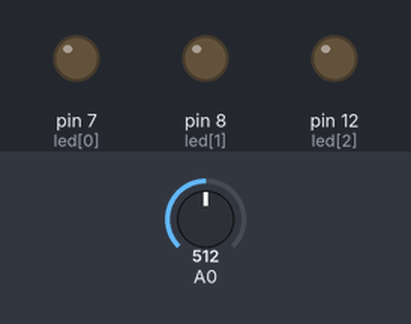
The sketch below on a simulated Arduino Uno, built with avr-gcc and run on an emulated ATmega328P. Shown: output pins drawn as LEDs (lit = HIGH). Dashed ring = blinking. The test bench sets the inputs (shaded band); at power-on: A0 = 512.

Above: at 1.8 s.
1.9 s: A0 set to 0
At 3.2 s:
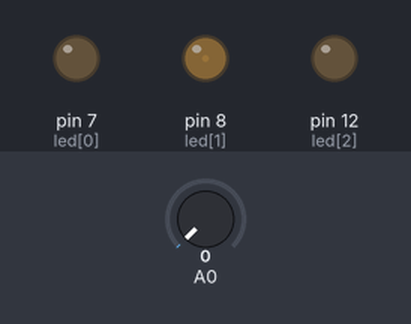
3.6 s: A0 set to 122
At 4.14 s:
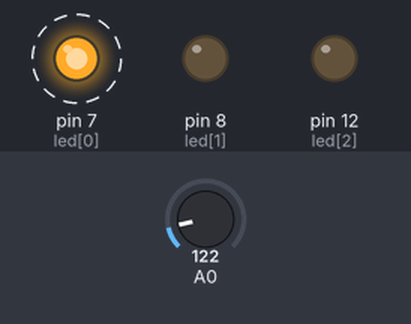
At 4.63 s:
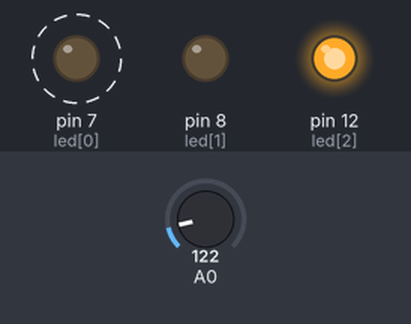
Timing chart, 0 to 13.1 s (numbered marks = the images above; inputs shaded):
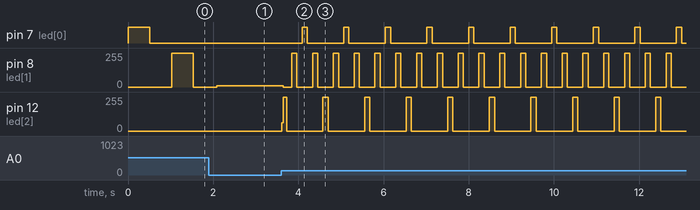

The sketch:

lab05.ino
```cpp
// Filename: lab05.ino
// Description: AaPaTo Maker Course 2016 week2 lab05 sample code
// Author: Jevan Chan <jevan0307@gmail.com>
// Last update: Dec 16, 2016

// 宣告一個長度是 3 的整數陣列，並將腳位編號放到陣列中
int led[3] = {7, 8, 12};
// 整數變數紀錄現在亮的是哪一顆 LED 燈
int lightLED;
// 整數變數紀錄現在是正序亮燈還是逆序亮燈
int direction;

void setup() {
    // 初始化輸出腳位
    pinMode(led[0], OUTPUT);
    pinMode(led[1], OUTPUT);
    pinMode(led[2], OUTPUT);

    // 最開始先亮第一顆 LED
    lightLED = 0;
    // 一開始先以正序亮燈 (0號 -> 1號 -> 2號)
    direction = 1;
}

void loop() {
    // 讀取電壓數值，並存到整數變數 sensorValue
    int sensorValue = analogRead(A0);

    // 亮起 LED 燈
    digitalWrite(led[lightLED], HIGH);
    // 等待秒數與讀取到的電壓數值有關，最多等待 1023 毫秒，最少等待 0 秒
    delay(sensorValue);
    // 熄滅 LED 燈
    digitalWrite(led[lightLED], LOW);
    delay(sensorValue);

    // 判斷這次亮的是不是頭尾的 LED 燈，如果是的話切換方向
    if( lightLED == 2 ){
        direction = -1;
    }
    else if(lightLED == 0){
        direction = 1;
    }

    // 將要亮的 LED 編號移往下一個
    lightLED += direction;
}
```

Measured:
- after the input at 1.9 s, pin 12 (led[2]): stays 0/255 (without the input it goes to 255/255 after 0.15 s)
- after the input at 3.6 s, pin 7 (led[0]): alternates HIGH for 0.12 s and LOW for 0.85 s, starting after 0.49 s; pin 8 (led[1]): 8/255 → 0/255 after 0.05 s, then repeats every 0.49 s: 255/255 0.12 s, 0/255 0.37 s; pin 12 (led[2]): 0/255 → 61/255 at once, then moves between 0/255 and 255/255, repeating every 0.98 s
